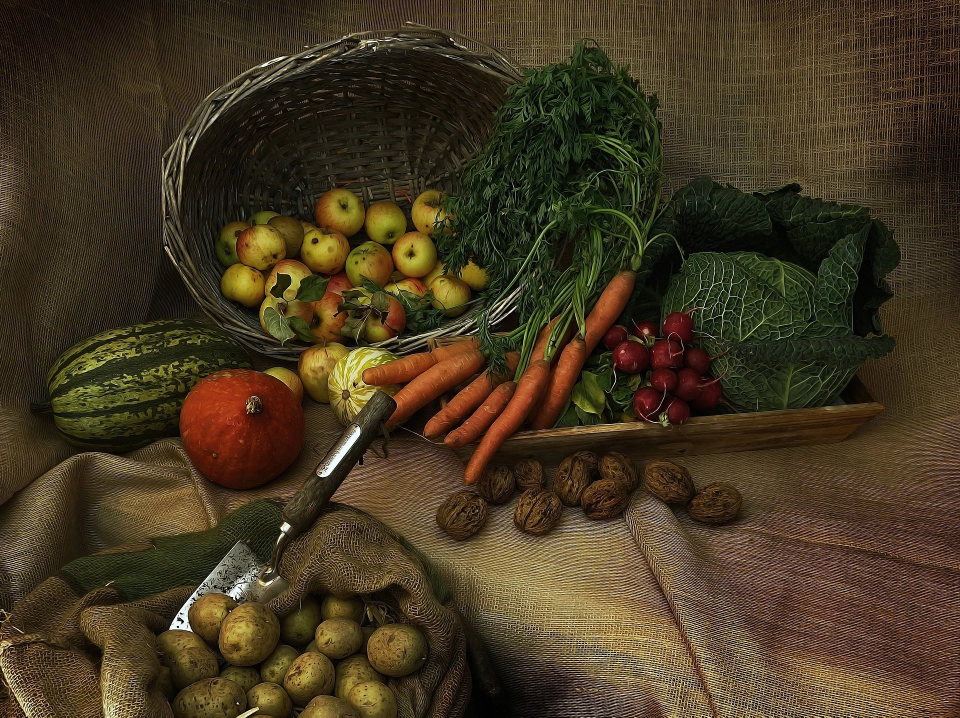
#> input picture OpenCV/harvest.webp, 1920 x 1435 px (shown at 1/2 size)
$ jupyter execute --allow-errors '18강-19강.ipynb'
#> lines starting #> are read from the running program, lines starting #| are printed output that depends on the picture
[cell 1]
import cv2
import numpy as np

src = np.zeros((768, 1366, 3), dtype=np.uint8) # 검은색 빈 공간 이미지 생성

src = cv2.line(src, (100, 100), (1200, 100), (0, 0, 255), 3, cv2.LINE_AA) # 직선 그리기 함수로 입력 이미지에 직선 그리기
src = cv2.circle(src, (300, 300), 50, (0, 255, 0), cv2.FILLED, cv2.LINE_4) # 원 그리기 함수로 입력 이미지에 원 그리기
src = cv2.rectangle(src, (500, 200), (1000, 400), (255, 0, 0), 5, cv2.LINE_8) # 사각형 그리기 함수로 입력 이미지에 사각형 그리기
src = cv2.ellipse(src, (1200, 300), (100, 50), 0, 90, 180, (255, 255, 0), 2) # 호 그리기 함수로 입력 이미지에 호 그리기

pts1 = np.array([[100, 500], [300, 500], [200, 600]]) # numpy 를 이용해 위치 좌표 생성, 좌표가 3개이므로 삼각형
pts2 = np.array([[600, 500], [800, 500], [700, 600]])
src = cv2.polylines(src, [pts1], True, (0, 255, 255), 2) # 다각형 그리기 함수로 입력 이미지에 다각형 그리기. 닫힘 여부 True
src = cv2.fillPoly(src, [pts2], (255, 0, 255), cv2.LINE_AA) # 내부가 채워진 다각형 그리기 함수로 입력 이미지에 다각형 그리기

src = cv2.putText(src, "JAEUKCHUNG", (900, 600), cv2.FONT_HERSHEY_COMPLEX, 2, (255, 255, 255), 3, cv2.FILLED, False) # 문자 그리기 함수로 문자 그리기

cv2.imshow("src", src)
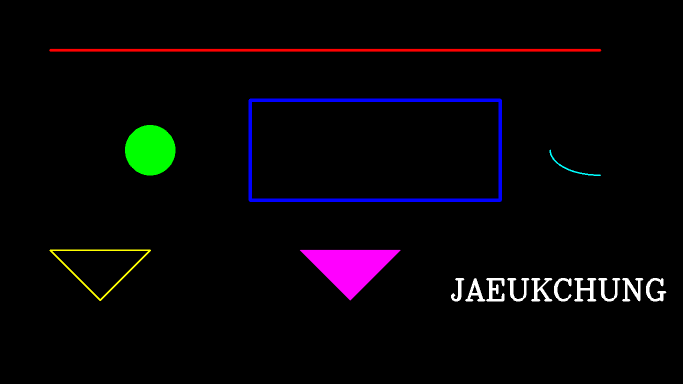
#> window 'src': shape (768, 1366, 3) (shown at 1/2 size); mean B, G, R 6.8, 4.2, 6.2
cv2.waitKey()
cv2.destroyAllWindows()

[cell 2]
# 19강 - 기하학적 변환
src = cv2.imread("harvest.webp", cv2.IMREAD_COLOR)
#> src is the input picture: shape (1435, 1920, 3); mean B, G, R 33.5, 55.7, 68.9
height, width, channel = src.shape
#> height = 1435; width = 1920; channel = 3

srcPoint = np.array([[300,200], [400,200], [500,500], [200,500]], dtype=np.float32) # 매핑에 사용할 변환 전 원본 이미지의 srcPoint와 결과 이미지의 dstPoint를 선언
dstPoint = np.array([[0,0], [width, 0], [width,height], [0, height]], dtype=np.float32)

matrix = cv2.getPerspectiveTransform(srcPoint, dstPoint) # 원근 맵 행렬 생성 함수로 매핑 좌표에 대한 원근 맵 행렬 생성
#> (the rest of this cell did not finish here and is left out)
